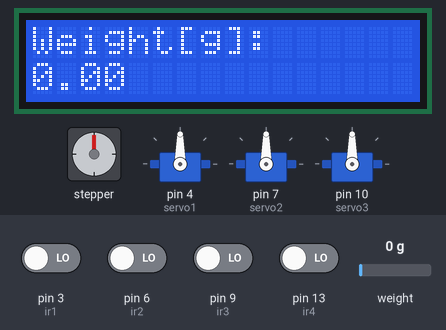
Simulated run of this sketch. Board: Arduino Uno, built with avr-gcc and run on an emulated ATmega328P. Shown: stepper motor, 3 × servo, 16×2 character LCD. Wiring (inferred from the names in the program): stepper motor driver (200 steps per turn assumed): step pin 11; direction pin 2. The inputs (shaded band) are chosen by the test bench; at power-on: pin 3 (ir1), pin 6 (ir2), pin 9 (ir3), pin 13 (ir4) LOW, weight on the scale 0 g.

Above: at 3.6 s.
3.7 s: weight on the scale set to 100 g
At 4.37 s:
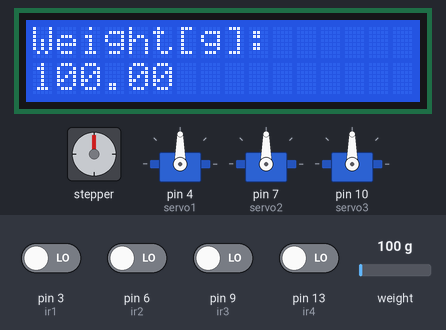
6.7 s: pin 13 (ir4) driven HIGH
At 7.9 s:
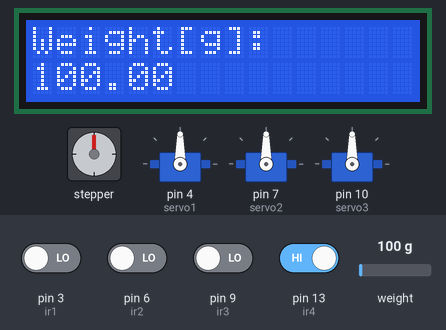
8.2 s: pin 13 (ir4) driven LOW
11.2 s: weight on the scale set to 1250 g
At 12.05 s:
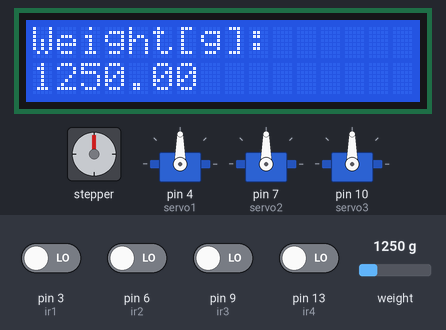
13.7 s: weight on the scale set to 350 g
At 14.61 s:
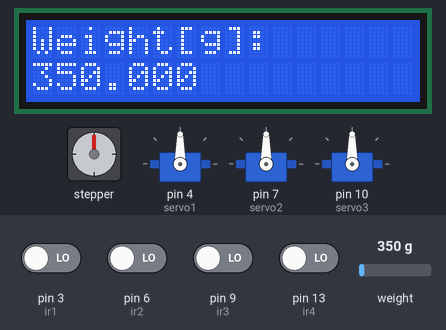
16.7 s: weight on the scale set to 2500 g
At 17.59 s:
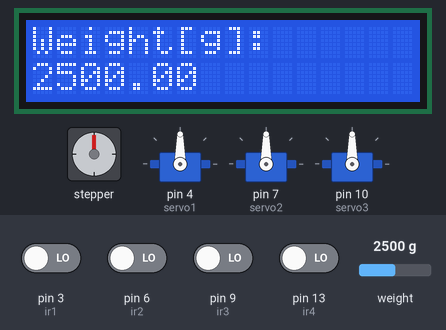
Timing chart, 0 to 67.2 s (numbered marks = the images above; inputs shaded):
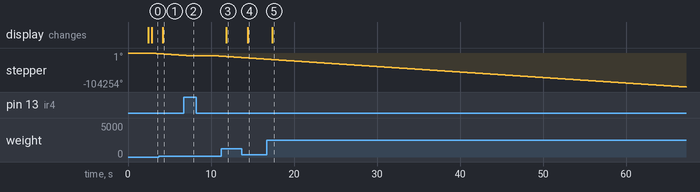

The sketch:

sortir_konveyor_berdasarkan_berat_dan_tinggi.ino
```cpp
#include <Servo.h>
#include <HX711_ADC.h>
#include <Wire.h>
#include <LiquidCrystal_I2C.h>

Servo servo1;
Servo servo2;
Servo servo3;

const int stepPin = 11;
const int dirPin = 2;

HX711_ADC LoadCell(5, 8); //dt , sck
LiquidCrystal_I2C lcd(0x27, 16, 2);

int ir1 = 3;
int ir2 = 6;
int ir3 = 9;
int ir4 = 13;
int val1;
int val2;
int val3;
int val4;

void setup() {
  Serial.begin(9600);
  pinMode(ir1, INPUT);
  pinMode(ir2, INPUT);
  pinMode(ir3, INPUT);
  pinMode(ir4, INPUT);
  servo1.attach(4);
  servo2.attach(7);
  servo3.attach(10);
  pinMode(stepPin,OUTPUT);
  pinMode(dirPin,OUTPUT);
  LoadCell.begin();
  LoadCell.start(2000);
  LoadCell.setCalFactor(1000);
  lcd.init();
  lcd.backlight();
}

void loop() {


  LoadCell.update();
  float weight = LoadCell.getData();
  delay(5);
  lcd.setCursor(0, 0);
  lcd.print("Weight[g]:");
  lcd.setCursor(0, 1);
  lcd.print(weight);

  val1 = digitalRead(ir1);
  val2 = digitalRead(ir2);
  val3 = digitalRead(ir3);
  val4 = digitalRead(ir4);
  int gerak = 0;

  // Determine movement based on weight and sensor readings
  if (val4 == 1){
    if (weight > 0 && weight < 3) {
      gerak = 1;
    }
    if (weight > 3 && weight < 6) {
      gerak = 2;
    }
    if (weight > 6) {
      gerak = 3;
    }
    digitalWrite(dirPin,LOW);
    for(int x = 0; x < 400; x++) {
      digitalWrite(stepPin,HIGH);
      delayMicroseconds(500);
      digitalWrite(stepPin,LOW);
      delayMicroseconds(500);
    }
    delay (3000);
  } else {
    digitalWrite(dirPin,LOW);
    for(int x = 0; x < 400; x++) {
      digitalWrite(stepPin,HIGH);
      delayMicroseconds(500);
      digitalWrite(stepPin,LOW);
      delayMicroseconds(500);
    }
  }

  // Control servo movements based on gerak values and sensor readings
  if (gerak == 1 && val1 == 1) {
    servo1.write(0);
  } else {
    servo1.write(90);
  }

  if (gerak == 2 && val2 == 1) {
    servo2.write(0);
  } else {
    servo2.write(90);
  }

  if (gerak == 3 && val3 == 1) {
    servo3.write(0);
  } else {
    servo3.write(90);
  }
}
```

Measured:
- after the input at 3.7 s, the display: changes after 0.46 s (image 1)
- after the input at 6.7 s, stepper: goes on until 7.1 s, then stays -7920°
- after the input at 11.2 s, the display: changes after 0.64 s (image 3)
- after the input at 13.7 s, the display: changes after 0.70 s (image 4)
- after the input at 16.7 s, the display: changes after 0.68 s (image 5)
